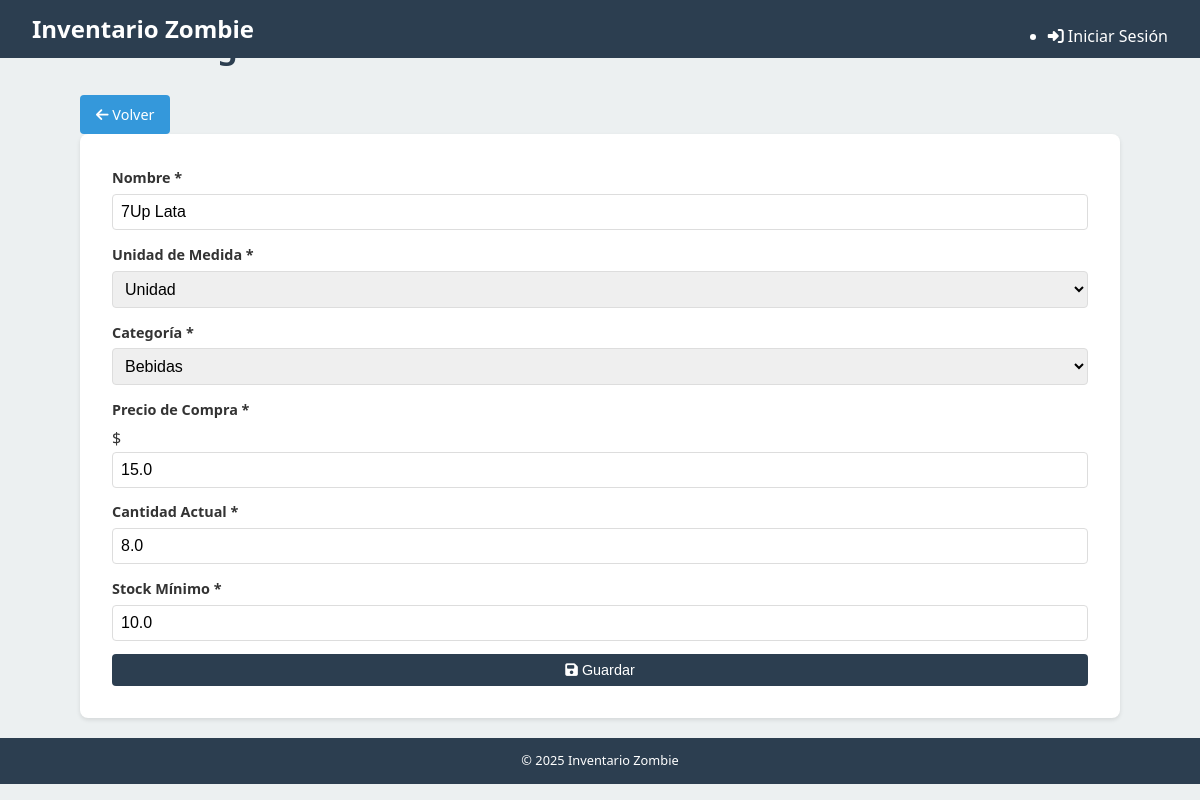
Before: /ingredientes/editar/23 with the older database file.
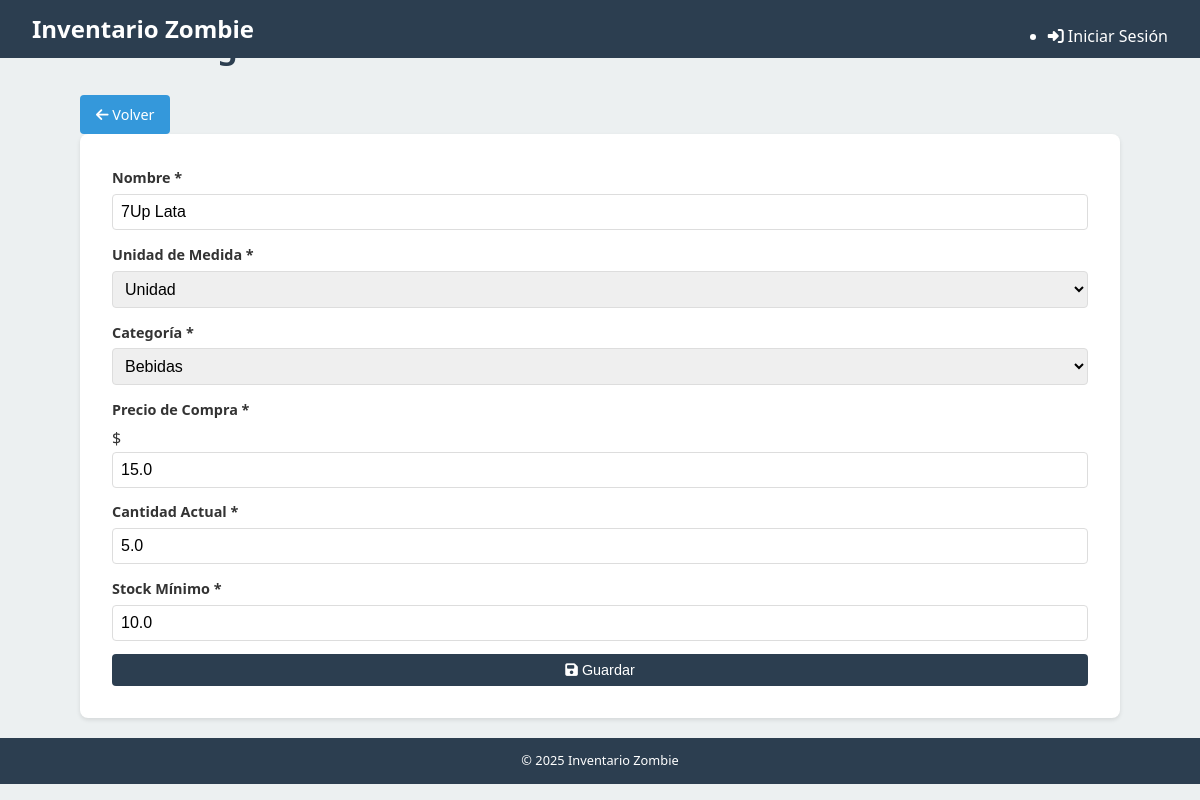
After: the same page with the newer database file.
### tables this page shows
CREATE TABLE Ingredientes (
    id INTEGER PRIMARY KEY AUTOINCREMENT,
    nombre TEXT NOT NULL UNIQUE,
    unidad_medida TEXT NOT NULL,
    precio_compra REAL,
    cantidad_actual REAL NOT NULL DEFAULT 0,
    stock_minimo REAL
, categoria TEXT);

### routes/ingredientes.py (the view)
@ingredientes_web_bp.route('/editar/<int:id>', methods=['GET'])
def editar(id):
    db = get_db()
    cursor = db.execute('SELECT * FROM Ingredientes WHERE id = ?', (id,))
    row = cursor.fetchone()
    if row is None:
        return render_template('error.html', message='Ingrediente no encontrado'), 404
    ingrediente = dict(
        id=row['id'],
        nombre=row['nombre'],
        unidad_medida=row['unidad_medida'],
        precio_compra=row['precio_compra'],
        cantidad_actual=row['cantidad_actual'],
        stock_minimo=row['stock_minimo']
    )
    try:
        ingrediente['categoria'] = row['categoria']
    except (IndexError, KeyError):
        ingrediente['categoria'] = None
    return render_template('ingredientes/formulario.html', ingrediente=ingrediente)

### app.py (called while the page is built)
@app.template_global()
def now():
    return datetime.datetime.now()

@app.after_request
def add_cors_headers(response):
    response.headers.add('Access-Control-Allow-Origin', '*')
    response.headers.add('Access-Control-Allow-Headers', 'Content-Type,Authorization')
    response.headers.add('Access-Control-Allow-Methods', 'GET,PUT,POST,DELETE,OPTIONS')
    return response

### database.py (called while the page is built)
def get_db():
    if 'db' not in g:
        g.db = sqlite3.connect(
            current_app.config['DATABASE'],
            detect_types=sqlite3.PARSE_DECLTYPES
        )
        g.db.row_factory = sqlite3.Row
    return g.db

### templates/ingredientes/formulario.html (shortened to what this page needs)
{% extends "layout.html" %}
{% block content %}
<div class="page-header">
    <h1>{% if ingrediente %}Editar Ingrediente{% else %}Nuevo Ingrediente{% endif %}</h1>
    <a href="{{ url_for('ingredientes_web.index') }}" class="btn btn-secondary">
        <i class="fas fa-arrow-left"></i> Volver
    </a>
</div>
<form id="ingredient-form" class="mobile-form">
    <div class="form-group">
        <label for="nombre">Nombre <span class="required">*</span></label>
        <input type="text" id="nombre" name="nombre" required
               value="{{ ingrediente.nombre if ingrediente else '' }}">
    </div>
    <div class="form-group">
        <label for="unidad_medida">Unidad de Medida <span class="required">*</span></label>
        <select id="unidad_medida" name="unidad_medida" required>
            <option value="unidad" {% if ingrediente and ingrediente.unidad_medida == 'unidad' %}selected{% endif %}>Unidad</option>
        </select>
    </div>
    <div class="form-group">
        <label for="categoria">Categoría <span class="required">*</span></label>
        <select id="categoria" name="categoria" required>
            <option value="Bebidas" {% if ingrediente and ingrediente.get('categoria') == 'Bebidas' %}selected{% endif %}>Bebidas</option>
        </select>
    </div>
    <div class="form-group">
        <label for="precio_compra">Precio de Compra <span class="required">*</span></label>
        <div class="input-addon">
            <span class="addon-prefix">$</span>
            <input type="number" id="precio_compra" name="precio_compra" step="0.01" min="0" required
                   value="{{ ingrediente.precio_compra if ingrediente else '' }}">
        </div>
    </div>
    <div class="form-group">
        <label for="cantidad_actual">Cantidad Actual <span class="required">*</span></label>
        <input type="number" id="cantidad_actual" name="cantidad_actual" step="0.01" min="0" required
               value="{{ ingrediente.cantidad_actual if ingrediente else '0' }}">
    </div>
    <div class="form-group">
        <label for="stock_minimo">Stock Mínimo <span class="required">*</span></label>
        <input type="number" id="stock_minimo" name="stock_minimo" step="0.01" min="0" required
               value="{{ ingrediente.stock_minimo if ingrediente else '0' }}">
    </div>
    <div class="form-actions">
        <button type="submit" class="btn btn-primary btn-block">
            <i class="fas fa-save"></i> Guardar
        </button>
    </div>
</form>
{% endblock %}

### templates/layout.html (shortened to what this page needs)
<!DOCTYPE html>
<html lang="es">
<head>
    <link rel="stylesheet" href="{{ url_for('static', filename='css/main.css') }}">
    <link rel="stylesheet" href="https://cdnjs.cloudflare.com/ajax/libs/font-awesome/6.1.1/css/all.min.css">
</head>
<body>
    <header>
        <nav>
            <div class="logo">
                <a href="{{ url_for('index') }}">Inventario Zombie</a>
            </div>
            <ul class="nav-links">
                {% if current_user.is_authenticated %}
                    {% if current_user.rol == 'admin' %}
                        <li><a href="{{ url_for('recepciones_web.formulario') }}"><i class="fas fa-utensils"></i> Cocina</a></li>
                        <li><a href="{{ url_for('recepciones_web.historial') }}"><i class="fas fa-clipboard-list"></i> Historial Recepciones</a></li>
                        <li><a href="{{ url_for('ventas_web.lista') }}"><i class="fas fa-chart-line"></i> Ventas</a></li>
                        <li><a href="{{ url_for('ingredientes_web.index') }}"><i class="fas fa-carrot"></i> Ingredientes</a></li>
                        <li><a href="{{ url_for('articulos_web.index') }}"><i class="fas fa-hamburger"></i> Artículos</a></li>
                        <li><a href="{{ url_for('inventario_web.dashboard') }}"><i class="fas fa-warehouse"></i> Inventario</a></li>
                        <li><a href="{{ url_for('auth.lista_usuarios') }}"><i class="fas fa-users"></i> Usuarios</a></li>
                    {% elif current_user.rol == 'cocina' %}
                        <li><a href="{{ url_for('recepciones_web.formulario') }}"><i class="fas fa-utensils"></i> Recepción</a></li>
                    {% endif %}
                    <li class="user-menu">
                        <a href="#"><i class="fas fa-user-circle"></i> {{ current_user.nombre }}</a>
                        <ul class="dropdown">
                            <li><a href="{{ url_for('auth.logout') }}"><i class="fas fa-sign-out-alt"></i> Cerrar Sesión</a></li>
                        </ul>
                    </li>
                {% else %}
                    <li><a href="{{ url_for('auth.login') }}"><i class="fas fa-sign-in-alt"></i> Iniciar Sesión</a></li>
                {% endif %}
            </ul>
        </nav>
    </header>
    <main class="container">
        {% block content %}{% endblock %}
    </main>
    <footer>
        <p>&copy; {{ now().year }} Inventario Zombie</p>
    </footer>
</body>
</html>

### static/css/main.css (style rules this page uses)
:root { --primary-color: #2c3e50; --secondary-color: #3498db; --accent-color: #e74c3c; --background-color: #ecf0f1; --text-color: #333; --light-text: #fff; --success-color: #2ecc71; --warning-color: #f39c12; --error-color: #e74c3c; --info-color: #3498db; }
* { margin: 0; padding: 0; box-sizing: border-box; }
body { font-family: 'Segoe UI', Tahoma, Geneva, Verdana, sans-serif; line-height: 1.6; color: var(--text-color); background-color: var(--background-color); }
.container { width: 95%; margin: 0 auto; padding: 10px; }
header { background-color: var(--primary-color); color: var(--light-text); padding: 0.5rem 0; position: fixed; top: 0; width: 100%; z-index: 1000; }
nav { display: flex; justify-content: space-between; align-items: center; padding: 0 1rem; }
.logo a { color: var(--light-text); text-decoration: none; font-size: 1.2rem; font-weight: bold; }
.nav-links { position: fixed; top: 0; right: -100%; width: 70%; height: 100vh; background-color: var(--primary-color); flex-direction: column; justify-content: flex-start; align-items: center; padding-top: 60px; transition: right 0.3s ease; z-index: 900; }
.nav-links li { margin: 1rem 0; width: 100%; text-align: center; }
.nav-links a { color: var(--light-text); text-decoration: none; font-size: 1.1rem; display: block; padding: 0.5rem 0; transition: background-color 0.3s; }
main { margin-top: 60px; min-height: calc(100vh - 110px); padding: 1rem 0; }
h1 { color: var(--primary-color); margin-bottom: 1rem; font-size: 1.5rem; text-align: center; }
.btn { display: inline-block; background-color: var(--secondary-color); color: var(--light-text); padding: 0.5rem 1rem; border-radius: 4px; text-decoration: none; margin-top: 0.5rem; transition: background-color 0.3s; text-align: center; border: none; cursor: pointer; font-size: 0.9rem; }
.btn-block { display: block; width: 100%; }
form { background: white; padding: 1rem; border-radius: 8px; box-shadow: 0 2px 4px rgba(0, 0, 0, 0.1); width: 100%; margin: 0 auto; }
.form-group { margin-bottom: 0.8rem; }
label { display: block; margin-bottom: 0.3rem; font-weight: bold; font-size: 0.9rem; }
input, select, textarea { width: 100%; padding: 0.5rem; border: 1px solid #ddd; border-radius: 4px; font-size: 1rem; }
footer { background-color: var(--primary-color); color: var(--light-text); text-align: center; padding: 0.8rem 0; font-size: 0.8rem; }
@media screen and (min-width: 768px) { .container { width: 90%; padding: 20px; } }
@media screen and (min-width: 768px) { nav { padding: 0 2rem; } }
@media screen and (min-width: 768px) { .logo a { font-size: 1.5rem; } }
@media screen and (min-width: 768px) { .nav-links { position: static; width: auto; height: auto; background-color: transparent; display: flex; flex-direction: row; padding-top: 0; } }
@media screen and (min-width: 768px) { .nav-links li { margin-left: 1.5rem; margin-bottom: 0; width: auto; } }
@media screen and (min-width: 768px) { .nav-links a { font-size: 1rem; padding: 0; } }
@media screen and (min-width: 768px) { main { margin-top: 70px; padding: 2rem 0; } }
@media screen and (min-width: 768px) { h1 { font-size: 2rem; text-align: left; } }
@media screen and (min-width: 768px) { form { padding: 2rem; } }
.btn-primary { background-color: var(--primary-color); }
.btn-secondary { background-color: var(--secondary-color); }

Changed rows visible on the page:
changed Ingredientes "7Up Lata": cantidad_actual "8.0" → "5.0"
